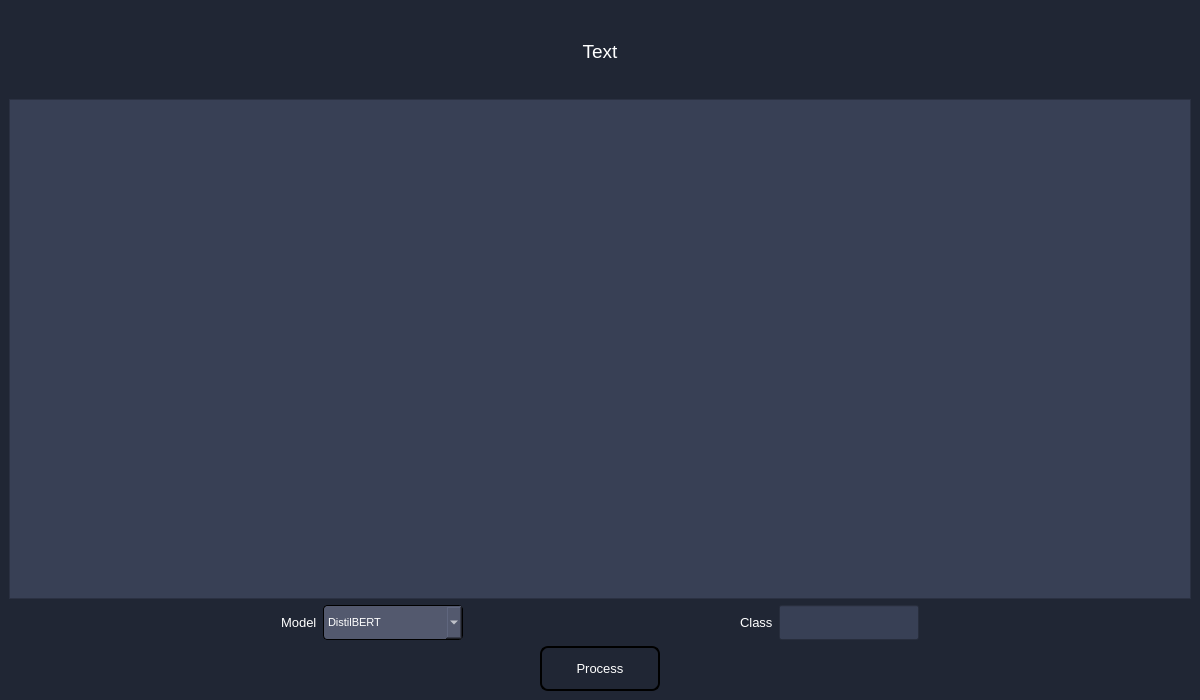
<?xml version="1.0" encoding="UTF-8"?>
<ui version="4.0">
 <class>Application</class>
 <widget class="QMainWindow" name="Application">
  <property name="geometry">
   <rect>
    <x>0</x>
    <y>0</y>
    <width>1200</width>
    <height>700</height>
   </rect>
  </property>
  <property name="minimumSize">
   <size>
    <width>1200</width>
    <height>700</height>
   </size>
  </property>
  <property name="maximumSize">
   <size>
    <width>1200</width>
    <height>700</height>
   </size>
  </property>
  <property name="mouseTracking">
   <bool>true</bool>
  </property>
  <property name="windowTitle">
   <string>MainWindow</string>
  </property>
  <property name="styleSheet">
   <string notr="true">background-color:rgb(32, 38, 52);</string>
  </property>
  <property name="tabShape">
   <enum>QTabWidget::Rounded</enum>
  </property>
  <widget class="QWidget" name="centralwidget">
   <property name="minimumSize">
    <size>
     <width>1200</width>
     <height>700</height>
    </size>
   </property>
   <property name="maximumSize">
    <size>
     <width>1200</width>
     <height>700</height>
    </size>
   </property>
   <property name="mouseTracking">
    <bool>true</bool>
   </property>
   <property name="styleSheet">
    <string notr="true">background-color:rgb(32, 38, 52);</string>
   </property>
   <layout class="QVBoxLayout" name="verticalLayout_4">
    <item>
     <layout class="QVBoxLayout" name="verticalLayout_3">
      <item>
       <layout class="QHBoxLayout" name="horizontalLayout">
        <item>
         <layout class="QVBoxLayout" name="verticalLayout">
          <item>
           <widget class="QLabel" name="label_3">
            <property name="font">
             <font>
              <pointsize>14</pointsize>
             </font>
            </property>
            <property name="styleSheet">
             <string notr="true">color:white</string>
            </property>
            <property name="text">
             <string>Text</string>
            </property>
            <property name="alignment">
             <set>Qt::AlignCenter</set>
            </property>
           </widget>
          </item>
          <item>
           <widget class="QTextEdit" name="textEdit_text">
            <property name="minimumSize">
             <size>
              <width>0</width>
              <height>500</height>
             </size>
            </property>
            <property name="maximumSize">
             <size>
              <width>16777215</width>
              <height>500</height>
             </size>
            </property>
            <property name="cursor" stdset="0">
             <cursorShape>IBeamCursor</cursorShape>
            </property>
            <property name="mouseTracking">
             <bool>true</bool>
            </property>
            <property name="styleSheet">
             <string notr="true">background-color: rgb(56, 64, 85);
color:white;</string>
            </property>
           </widget>
          </item>
         </layout>
        </item>
       </layout>
      </item>
      <item>
       <layout class="QHBoxLayout" name="horizontalLayout_3">
        <item>
         <spacer name="horizontalSpacer">
          <property name="orientation">
           <enum>Qt::Horizontal</enum>
          </property>
          <property name="sizeHint" stdset="0">
           <size>
            <width>40</width>
            <height>20</height>
           </size>
          </property>
         </spacer>
        </item>
        <item>
         <widget class="QLabel" name="label_6">
          <property name="font">
           <font>
            <pointsize>10</pointsize>
           </font>
          </property>
          <property name="styleSheet">
           <string notr="true">color:white</string>
          </property>
          <property name="text">
           <string>Model</string>
          </property>
         </widget>
        </item>
        <item>
         <widget class="QComboBox" name="comboBox_model">
          <property name="minimumSize">
           <size>
            <width>140</width>
            <height>35</height>
           </size>
          </property>
          <property name="maximumSize">
           <size>
            <width>140</width>
            <height>35</height>
           </size>
          </property>
          <property name="font">
           <font>
            <pointsize>8</pointsize>
           </font>
          </property>
          <property name="styleSheet">
           <string notr="true">QComboBox {
	border-radius: 4px;
	background-color:rgb(83, 89, 110);
	color:white;
	border: 1px solid black;
}

QComboBox QAbstractItemView { color: white; }

QComboBox:disabled {
	border-radius: 4px;
	background-color:rgb(83, 89, 110);
	color:rgb(200, 200, 200);
	border: 0px solid black;
}</string>
          </property>
          <item>
           <property name="text">
            <string>DistilBERT</string>
           </property>
          </item>
         </widget>
        </item>
        <item>
         <spacer name="horizontalSpacer_2">
          <property name="orientation">
           <enum>Qt::Horizontal</enum>
          </property>
          <property name="sizeHint" stdset="0">
           <size>
            <width>40</width>
            <height>20</height>
           </size>
          </property>
         </spacer>
        </item>
        <item>
         <widget class="QLabel" name="label_7">
          <property name="font">
           <font>
            <pointsize>10</pointsize>
           </font>
          </property>
          <property name="styleSheet">
           <string notr="true">color:white</string>
          </property>
          <property name="text">
           <string>Class</string>
          </property>
         </widget>
        </item>
        <item>
         <widget class="QLineEdit" name="lineEdit_class">
          <property name="minimumSize">
           <size>
            <width>140</width>
            <height>35</height>
           </size>
          </property>
          <property name="maximumSize">
           <size>
            <width>140</width>
            <height>35</height>
           </size>
          </property>
          <property name="styleSheet">
           <string notr="true">background-color: rgb(56, 64, 85);
color:white;</string>
          </property>
          <property name="readOnly">
           <bool>true</bool>
          </property>
         </widget>
        </item>
        <item>
         <spacer name="horizontalSpacer_3">
          <property name="orientation">
           <enum>Qt::Horizontal</enum>
          </property>
          <property name="sizeHint" stdset="0">
           <size>
            <width>40</width>
            <height>20</height>
           </size>
          </property>
         </spacer>
        </item>
       </layout>
      </item>
      <item>
       <layout class="QHBoxLayout" name="horizontalLayout_4">
        <item>
         <widget class="QToolButton" name="toolButton_process">
          <property name="minimumSize">
           <size>
            <width>120</width>
            <height>45</height>
           </size>
          </property>
          <property name="maximumSize">
           <size>
            <width>120</width>
            <height>45</height>
           </size>
          </property>
          <property name="font">
           <font>
            <pointsize>10</pointsize>
           </font>
          </property>
          <property name="styleSheet">
           <string notr="true">QToolButton {
	color:white; 
	background:qlineargradient(spread:pad, x1:0, y1:1, x2:0, y2:0, 		stop:0 rgba(32, 38, 52, 255), 
		stop:1 rgba(91, 99, 120, 255));
	border: 2px solid black;
	border-radius: 8px;
}</string>
          </property>
          <property name="text">
           <string>Process</string>
          </property>
         </widget>
        </item>
       </layout>
      </item>
     </layout>
    </item>
   </layout>
  </widget>
 </widget>
 <resources/>
 <connections/>
</ui>
